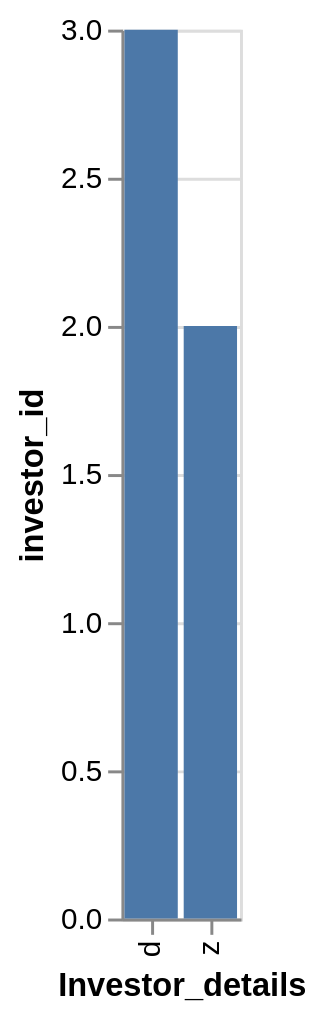

Source (Vega-Lite JSON):
### Vega-Lite specification from a JSON file in a GitHub repository (floating-point values rounded to 4 significant figures)
{"data": {"values": [{"x_data": "d", "y_data": 3}, {"x_data": "z", "y_data": 2}]}, "mark": "bar", "encoding": {"x": {"field": "x_data", "type": "nominal", "title": "Investor_details", "sort": {"op": "sum", "field": "y_data", "order": "descending"}}, "y": {"field": "y_data", "type": "quantitative", "title": "investor_id"}}}
